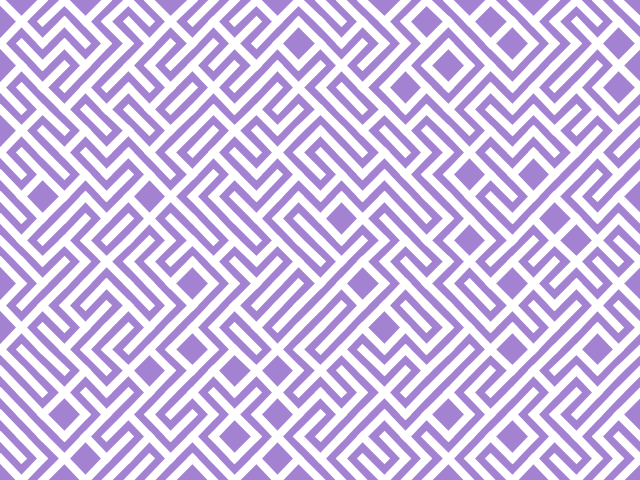
Frame 1 (no input)
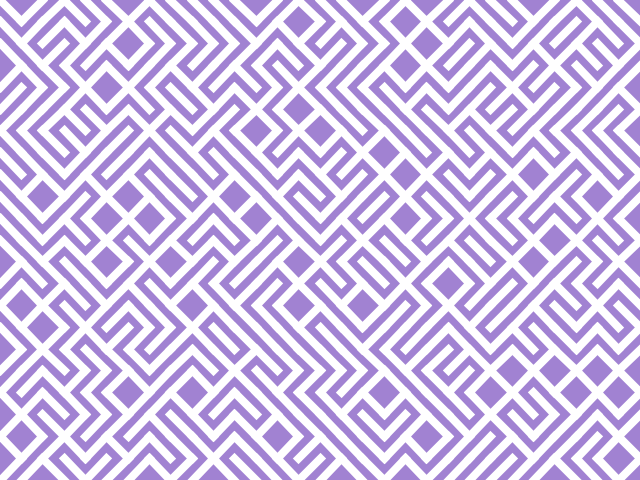
Frame 2 (the mouse pressed at the canvas centre, redrawn once)

The Processing sketch that drew these frames (run headless with seeded random() and noise(); the mouse was pressed at the canvas centre and the sketch redrawn once):

// Processing sketch: grid_02
// ── grid_02.pde
int cols, rows;

float cellWidth, cellHeight;
float ratio;


void setup() {
  size( 640, 480 );
  
  noLoop();
  
  float w = width;
  float h = height;
  
  ratio = w / h;
  
  cols = 30;
  rows = int(cols / ratio);
  
  cellWidth = w / cols;
  cellHeight = h / rows;
  
  // change stroke appereance
  strokeCap( PROJECT );
  strokeWeight( 8 );
}


void draw() {
  // get a random window background color
  background( random( 255 ), 130, 210 );
  
  // loop through every cell
  for ( int c = 0; c < cols; c++ ) {
    for ( int r = 0; r < rows; r++ ) {
      float posX = c * cellWidth;
      float posY = r * cellHeight;
      
      // create a on/off variable "toggle"
      // in this case we will get a random number 0 or 1
      int toggle = (int)random( 0, 2 );
      
      stroke( 255 );
      if ( toggle == 0 ) {
        line( posX, posY, posX + cellWidth, posY + cellHeight );
      }
      else {
        line( posX, posY + cellHeight, posX + cellWidth, posY );
      }
    }
  }
}
